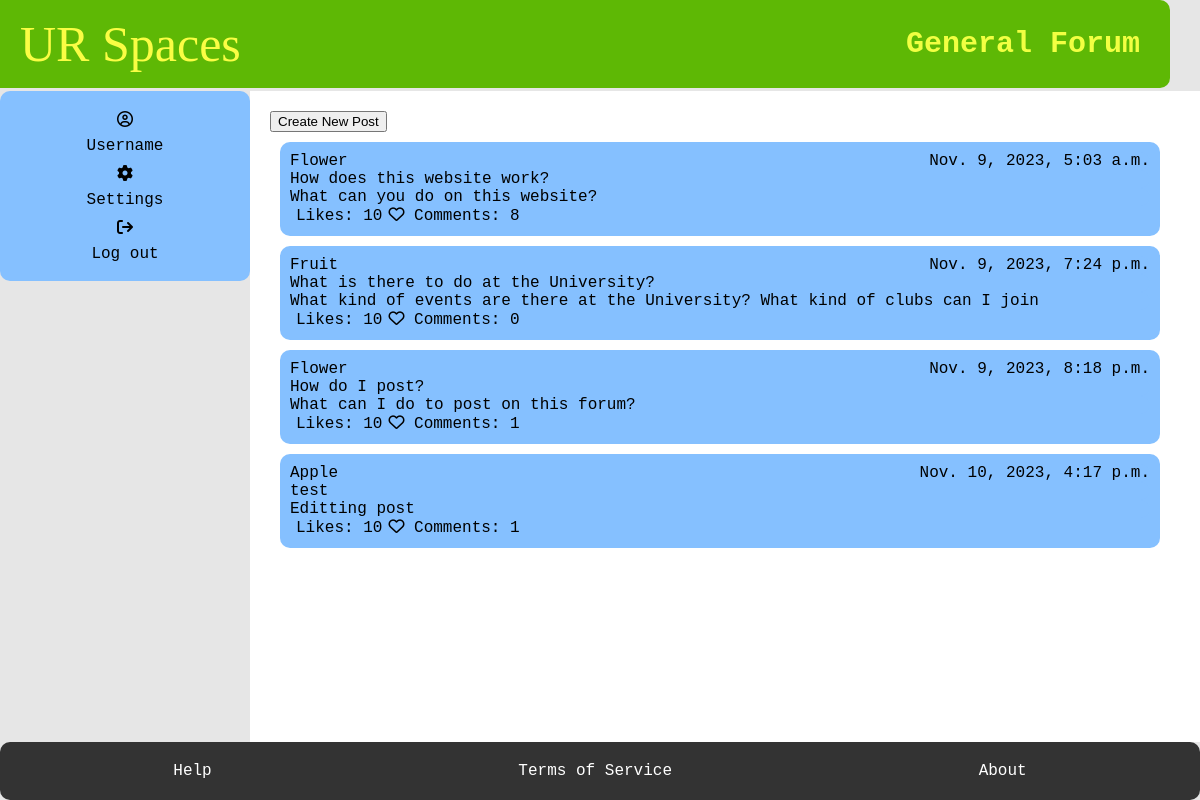
Screenshot of /subforum/general-forum/ (signed in) with the database file from the repository.
### myapp/models.py (models this page shows, shortened)
class SubForum(models.Model):
    sub_name = models.CharField(max_length=100)
    slug = models.SlugField(max_length=400, unique=True, blank=True)

class Posts(models.Model):
    User_ID = models.ForeignKey(Student, on_delete=models.CASCADE)
    SubForum_ID = models.ForeignKey(SubForum, default= 1, on_delete=models.CASCADE)
    post_name = models.TextField(max_length=400)
    contents = models.TextField()
    count_likes = models.IntegerField(default=0, blank=True, )
    locked = models.BooleanField(default=False)
    pin = models.BooleanField(default=False)
    reported = models.BooleanField(default=False)
    post_date = models.DateTimeField(auto_now_add=True)
    slug = models.SlugField(max_length=400, unique=True, blank=True)
    def get_url(self):
        return reverse("posts", kwargs={
            "slug":self.slug
        })
    @property
    def num_comments(self):
        return Comment.objects.filter(Post_ID = self).count()

class Student(models.Model):
    User_ID = models.ForeignKey(User, on_delete=models.CASCADE)
    bio = models.TextField(default="Please add bio in settings", blank=True)
    banned = models.BooleanField(default=False)
    avatar =ResizedImageField(size=[50, 80], quality=100, upload_to="authors", default=None, null=True, blank=True)
    reported = models.BooleanField(default=False)
    slug = models.SlugField(max_length=400, unique=True, blank=True)
    def get_url(self):
        return reverse("user", kwargs={
            "slug":self.slug
        })

### myapp/views.py (the view, shortened to what this page needs)
# urls.py: path("subforum/<slug>/", subforum, name="subforum"),
@login_required
def subforum(request, slug):
    forum = get_object_or_404(SubForum, slug=slug)
    post = Posts.objects.filter(SubForum_ID = forum)
    user = request.user
    currentUser = User.objects.get(username = user)
    error = False
    if currentUser.is_staff != True:
        student = Student.objects.get(User_ID = currentUser)
    context = {
        "forum": forum,
        "post" : post,
        "error": error
    }
    return render(request, "subforum.html", context)

### myapp/templates/subforum.html (shortened to what this page needs)
{% extends 'base.html' %}
    {% block title %}
    <h1>{{forum.sub_name}}</h1>
    {% endblock %}
    {% block content %}
    <main>
      <button onclick="reveal()", type="submit", name="createPost", value="createPost">Create New Post</button>
      {% for field in post %}
        <section class="box" >
        <div class="forum-item">
          {%if  field.User_ID.User_ID.username  == request.user.username%}
                <a href="{% url 'profile' %}"> {{field.User_ID.User_ID.username}}  </a>
                {%else%}
                <a href="{{field.User_ID.get_url}}"> {{field.User_ID.User_ID.username}}  </a>
          {% endif %}
            <span> {{field.post_date}} </span>
        </div>
        <div class="forum-item">
          <a href="{{field.get_url}}"> {{field.post_name}}  </a>
          </div>
        <div class="forum-item">
          <span> {{field.contents}}</span>
        </div>
        <div class="post-item">
          <input type="button" value="Likes: 10" class="btn1"><i class="fa-regular fa-heart"></i>
          <a href="{{field.get_url}}"> Comments: {{field.num_comments}} </a>
      </section>
      {% endfor %}
    </main>
    {% endblock %}

### myapp/static/style.css (style rules this page uses)
body { font-family: monospace; font-size: 16px; background-color: #e6e6e6; margin: 0; padding: 0; }
header h1 { font-size: 30px; margin: 0; color: #f2ff42 }
main { grid-area: main; background-color: white; padding: 20px; padding-right: 30px; }
.btn1 { background-color: transparent; color: black; border: none; font-family: monospace; font-size: 16px; transition-duration: 0.2s; }
.forum-item { display: flex; justify-content: space-between; background-color: #85c0ff; border-radius: 10px; }
.box { display: flex; flex-direction: column; border-radius: 10px; padding: 10px; margin: 10px; background-color: #85c0ff; }
a:link { color: #000000; text-decoration: none; }

### rows the page displays
SubForum: sub_name "General Forum"
Posts: User_ID.User_ID.username "Flower", post_date "Nov. 9, 2023, 5:03 a.m.", post_name "How does this website work?", contents "What can you do on this website?", num_comments "8"
Posts: User_ID.User_ID.username "Fruit", post_date "Nov. 9, 2023, 7:24 p.m.", post_name "What is there to do at the University?", contents "What kind of events are there at the University? What kind of clubs can I join", num_comments "0"
Posts: User_ID.User_ID.username "Flower", post_date "Nov. 9, 2023, 8:18 p.m.", post_name "How do I post?", contents "What can I do to post on this forum?", num_comments "1"
Posts: User_ID.User_ID.username "Apple", post_date "Nov. 10, 2023, 4:17 p.m.", post_name "test", contents "Editting post", num_comments "1"
